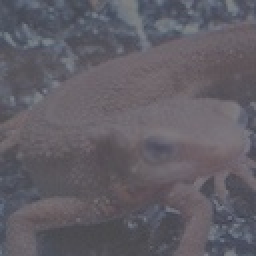
#> input picture exercise_2/Question_21_30/imori_dark.jpg, 128 x 128 px (shown 2 times larger)
$ python myanswer23.py   (older library calls are emulated)
#> lines starting #> are read from the running program, lines starting #| are printed output that depends on the picture
#> further down, img is the input picture: shape (128, 128, 3); mean B, G, R 101.9, 94, 97.2
import cv2
import numpy as np
import matplotlib.pyplot as plt

def histogram_equalization(img, Zmax = 255):
#> called with Zmax = 255
    if len(img.shape) == 3:
        H, W, C = img.shape
#> H = 128; W = 128; C = 3
    else:
        img = np.expand_dims(img, axis=-1)
        H, W, C = img.shape

    S = H * W * C
#> S = 49152


    hist, _ = np.histogram(img.flatten(), bins = np.arange(0, 257), range = (0, 256))
#> hist = 256 values, max 1335 at index 103, min 0 at index 0, mean 192
    # https://deepage.net/features/numpy-histogram.html
    #histの指定方法, 末端に注意
    sums = np.zeros(256, dtype = np.uint64) #度数の順次和を記憶しておく=毎度全探索しなくてよいので計算早い
    #ここuint64 #度数は256を余裕で超えるのでオーバーフロー注意
    sums[0] = hist[0]
    for i in range(255):
        sums[i+1] = sums[i] + hist[i+1]
#> after the loop, sums = 256 values from 0 to 49152


    out = np.zeros( (H, W, C), dtype = np.float )
    for y in range(H):
        for x in range(W):
            for z in range(C):
                # print("ppp:", img[y,x,z])
                out[y, x, z] = Zmax * (sums[img[y, x, z]] / S)
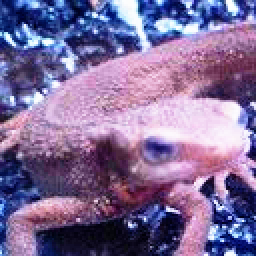
#> out: shape (128, 128, 3) float64 (shown 2 times larger); mean B, G, R 153.5, 108.7, 128.6
    out = np.clip(out, 0, 255)
    out = out.astype(np.uint8)

    return out


img = cv2.imread("imori_dark.jpg").astype(np.uint8) #icv2.mread().astype()
out = histogram_equalization(img)

cv2.imwrite("myanswer23img_1.jpg", out)
cv2.imshow("myanswer23img", out)
cv2.waitKey(0)
cv2.destroyAllWindows()

fig = plt.figure()
plt.hist(out.flatten(), bins=255, rwidth=0.8, range=(0, 255)) #解答の条件
plt.show()
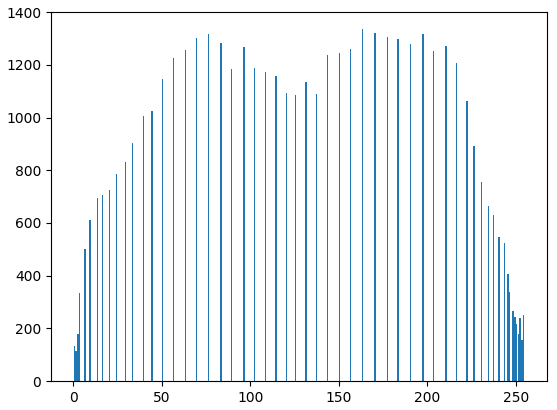
#> figure drawn by matplotlib, 1 panel; tallest bar 1335 high, from x = 163.1 to 163.9
fig.savefig("myanswer23img_2.jpg")
